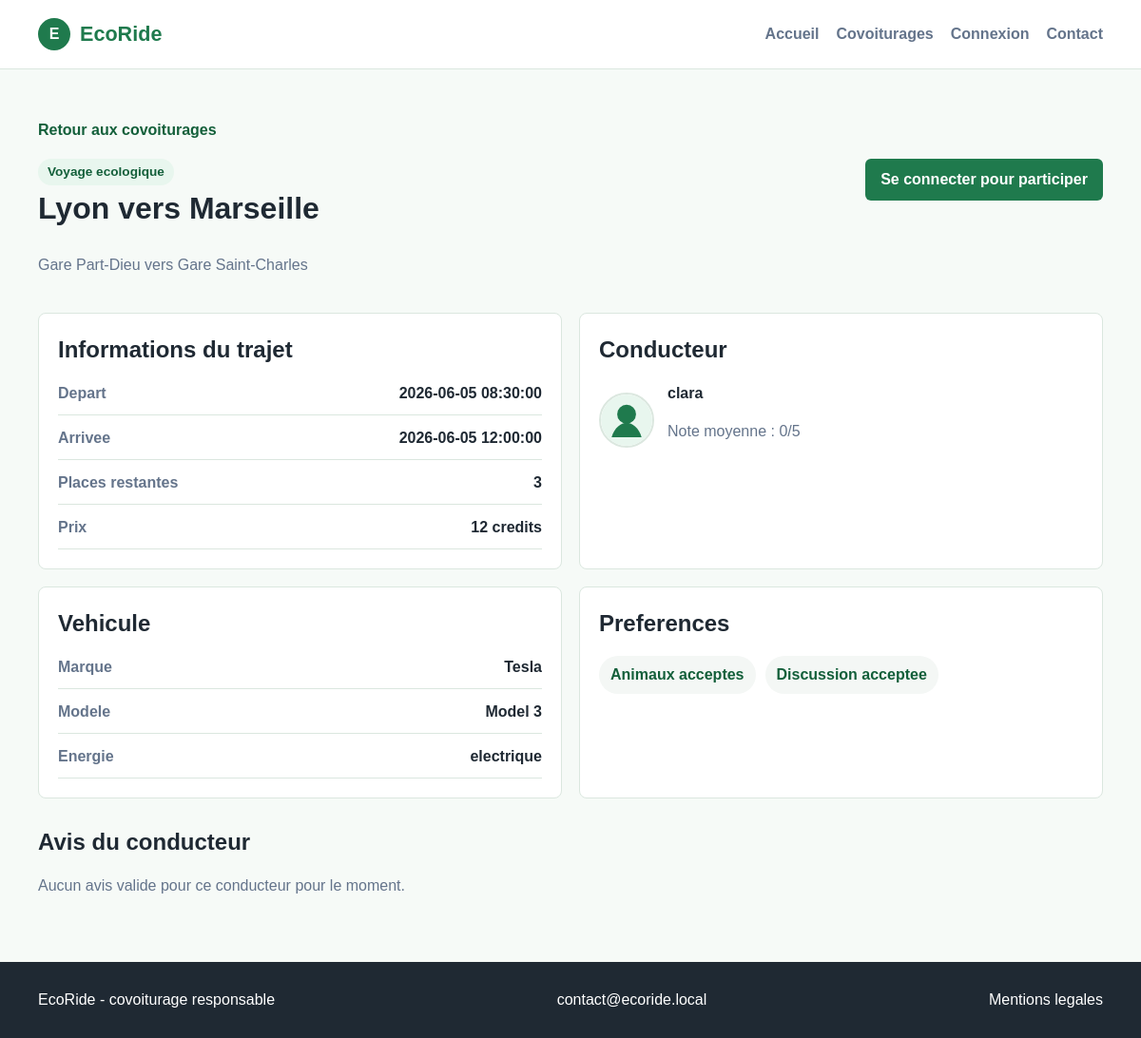
The app's page /covoiturages/detail?id=1 with its own data.
### tables this page shows
CREATE TABLE covoiturage (
    id INT AUTO_INCREMENT PRIMARY KEY,
    chauffeur_id INT NOT NULL,
    vehicule_id INT NOT NULL,
    ville_depart VARCHAR(100) NOT NULL,
    lieu_depart VARCHAR(255) NULL,
    ville_arrivee VARCHAR(100) NOT NULL,
    lieu_arrivee VARCHAR(255) NULL,
    date_depart DATETIME NOT NULL,
    date_arrivee DATETIME NOT NULL,
    prix_personne INT NOT NULL,
    nb_places_total INT NOT NULL,
    nb_places_restantes INT NOT NULL,
    statut VARCHAR(30) NOT NULL DEFAULT 'ouvert',
    created_at DATETIME NOT NULL DEFAULT CURRENT_TIMESTAMP,
    updated_at DATETIME NULL,
    CONSTRAINT fk_covoiturage_chauffeur FOREIGN KEY (chauffeur_id) REFERENCES utilisateur(id),
    CONSTRAINT fk_covoiturage_vehicule FOREIGN KEY (vehicule_id) REFERENCES vehicule(id)
);

CREATE TABLE utilisateur (
    id INT AUTO_INCREMENT PRIMARY KEY,
    pseudo VARCHAR(50) NOT NULL UNIQUE,
    nom VARCHAR(100) NULL,
    prenom VARCHAR(100) NULL,
    email VARCHAR(150) NOT NULL UNIQUE,
    password_hash VARCHAR(255) NOT NULL,
    telephone VARCHAR(30) NULL,
    adresse VARCHAR(255) NULL,
    date_naissance DATE NULL,
    photo VARCHAR(255) NULL,
    credits INT NOT NULL DEFAULT 20,
    statut VARCHAR(30) NOT NULL DEFAULT 'actif',
    created_at DATETIME NOT NULL DEFAULT CURRENT_TIMESTAMP,
    updated_at DATETIME NULL
);

CREATE TABLE marque (
    id INT AUTO_INCREMENT PRIMARY KEY,
    libelle VARCHAR(100) NOT NULL UNIQUE
);

CREATE TABLE vehicule (
    id INT AUTO_INCREMENT PRIMARY KEY,
    utilisateur_id INT NOT NULL,
    marque_id INT NOT NULL,
    energie_id INT NOT NULL,
    modele VARCHAR(100) NOT NULL,
    immatriculation VARCHAR(30) NOT NULL UNIQUE,
    couleur VARCHAR(50) NOT NULL,
    date_premiere_immatriculation DATE NOT NULL,
    nb_places INT NOT NULL,
    created_at DATETIME NOT NULL DEFAULT CURRENT_TIMESTAMP,
    CONSTRAINT fk_vehicule_utilisateur FOREIGN KEY (utilisateur_id) REFERENCES utilisateur(id),
    CONSTRAINT fk_vehicule_marque FOREIGN KEY (marque_id) REFERENCES marque(id),
    CONSTRAINT fk_vehicule_energie FOREIGN KEY (energie_id) REFERENCES energie(id)
);

CREATE TABLE energie (
    id INT AUTO_INCREMENT PRIMARY KEY,
    libelle VARCHAR(100) NOT NULL UNIQUE,
    est_ecologique BOOLEAN NOT NULL DEFAULT FALSE
);

### src/Core/helpers.php (called while the page is built, shortened)
<?php
function env_value(string $key, mixed $default = null): mixed
{
    return $_ENV[$key] ?? getenv($key) ?: $default;
}
function config(string $file): array
{
    return require dirname(__DIR__, 2) . '/config/' . $file . '.php';
}
function e(string $value): string
{
    return htmlspecialchars($value, ENT_QUOTES, 'UTF-8');
}
function view(string $template, array $data = []): void
{
    $layoutPath = dirname(__DIR__) . '/View/layout.php';
    require $layoutPath;
}
function current_user(): ?array
{
    return $_SESSION['user'] ?? null;
}
function is_authenticated(): bool
{
    return current_user() !== null;
}

### src/Controller/RideController.php (called while the page is built, shortened)
<?php
final class RideController
{
    public function show(): void
    {
        $id = (int) ($_GET['id'] ?? 0);
        $repository = new RideRepository();
        $ride = $repository->find($id);
        view('rides/show', [
            'title' => 'Detail du covoiturage',
            'ride' => $ride,
        ]);
    }
}

### src/Core/Router.php (called while the page is built, shortened)
<?php
final class Router
{
    private array $routes = [];
    public function get(string $path, array $handler): void
    {
        $this->routes['GET'][$path] = $handler;
    }
    public function post(string $path, array $handler): void
    {
        $this->routes['POST'][$path] = $handler;
    }
    public function dispatch(string $uri, string $method): void
    {
        $path = parse_url($uri, PHP_URL_PATH) ?: '/';
        $handler = $this->routes[$method][$path] ?? null;
        [$controllerClass, $action] = $handler;
        $controller = new $controllerClass();
        $controller->$action();
    }
}

### public/index.php (called while the page is built, shortened)
<?php
require_once dirname(__DIR__) . '/src/Core/helpers.php';
require_once dirname(__DIR__) . '/src/Core/Database.php';
require_once dirname(__DIR__) . '/src/Core/Router.php';
require_once dirname(__DIR__) . '/src/Controller/RideController.php';
require_once dirname(__DIR__) . '/src/Repository/RideRepository.php';
$router = new Router();
$router->get('/', [HomeController::class, 'index']);
$router->get('/mentions-legales', [HomeController::class, 'legal']);
$router->get('/covoiturages', [RideController::class, 'index']);
$router->get('/covoiturages/detail', [RideController::class, 'show']);
$router->get('/covoiturages/participer', [RideController::class, 'confirmParticipation']);
$router->post('/covoiturages/participer', [RideController::class, 'storeParticipation']);
$router->get('/connexion', [AuthController::class, 'login']);
$router->post('/connexion', [AuthController::class, 'authenticate']);
$router->get('/inscription', [AuthController::class, 'register']);
$router->post('/inscription', [AuthController::class, 'store']);
$router->get('/deconnexion', [AuthController::class, 'logout']);
$router->get('/mon-espace', [UserController::class, 'dashboard']);
$router->post('/mon-espace/profil', [UserController::class, 'updateProfile']);
$router->post('/mon-espace/vehicule', [UserController::class, 'storeVehicle']);
$router->post('/mon-espace/voyage', [UserController::class, 'storeRide']);
$router->post('/mon-espace/reservation/annuler', [UserController::class, 'cancelReservation']);
$router->post('/mon-espace/voyage/annuler', [UserController::class, 'cancelDriverRide']);
$router->post('/mon-espace/voyage/demarrer', [UserController::class, 'startDriverRide']);
$router->post('/mon-espace/voyage/arrivee', [UserController::class, 'finishDriverRide']);
$router->post('/mon-espace/reservation/valider', [UserController::class, 'validateReservation']);
$router->post('/mon-espace/reservation/signaler', [UserController::class, 'reportReservation']);
$router->get('/employe', [EmployeeController::class, 'dashboard']);
$router->post('/employe/avis/valider', [EmployeeController::class, 'validateReview']);
$router->post('/employe/avis/refuser', [EmployeeController::class, 'rejectReview']);
$router->post('/employe/incidents/resoudre', [EmployeeController::class, 'resolveIncident']);
$router->get('/admin', [AdminController::class, 'dashboard']);
$router->post('/admin/employes', [AdminController::class, 'storeEmployee']);
$router->post('/admin/comptes/suspendre', [AdminController::class, 'suspendAccount']);
$router->dispatch($_SERVER['REQUEST_URI'] ?? '/', $_SERVER['REQUEST_METHOD'] ?? 'GET');

### config/database.php (called while the page is built)
<?php
return [
    'driver' => env_value('DB_DRIVER', 'mysql'),
    'host' => env_value('DB_HOST', '127.0.0.1'),
    'port' => (int) env_value('DB_PORT', 3306),
    'database' => env_value('DB_DATABASE', 'ecoride'),
    'username' => env_value('DB_USERNAME', 'root'),
    'password' => env_value('DB_PASSWORD', ''),
    'charset' => env_value('DB_CHARSET', 'utf8mb4'),
];

### src/Core/Database.php (called while the page is built, shortened)
<?php
final class Database
{
    private static ?PDO $connection = null;
    public static function connection(): PDO
    {
        if (self::$connection !== null) {
            return self::$connection;
        }
        $config = config('database');
        $dsn = sprintf(
            '%s:host=%s;port=%d;dbname=%s;charset=%s',
            $config['driver'],
            $config['host'],
            $config['port'],
            $config['database'],
            $config['charset']
        );
        try {
            self::$connection = new PDO($dsn, $config['username'], $config['password'], [
                PDO::ATTR_ERRMODE => PDO::ERRMODE_EXCEPTION,
                PDO::ATTR_DEFAULT_FETCH_MODE => PDO::FETCH_ASSOC,
                PDO::ATTR_EMULATE_PREPARES => false,
            ]);
        } catch (PDOException $exception) {
            throw new PDOException('Impossible de se connecter a la base de donnees EcoRide.', (int) $exception->getCode(), $exception);
        }
        return self::$connection;
    }
}

### src/Repository/RideRepository.php (called while the page is built, shortened)
<?php
final class RideRepository
{
    public function find(int $id): ?array
    {
        try {
            $ride = $this->findFromDatabase($id);
            if ($ride !== null) {
                return $ride;
            }
        } catch (Throwable) {
            return $this->findFromFallback($id);
        }
        return null;
    }
    private function findFromDatabase(int $id): ?array
    {
        $statement = $this->connection()->prepare($this->baseRideQuery() . ' WHERE c.id = :id LIMIT 1');
        $statement->execute(['id' => $id]);
        $row = $statement->fetch();
        return $this->mapRide($row);
    }
    private function baseRideQuery(): string
    {
        return 'SELECT
                c.id,
                c.chauffeur_id,
                c.ville_depart,
                c.lieu_depart,
                c.ville_arrivee,
                c.lieu_arrivee,
                c.date_depart,
                c.date_arrivee,
                c.nb_places_restantes,
                c.prix_personne,
                chauffeur.pseudo AS chauffeur_pseudo,
                chauffeur.photo AS chauffeur_photo,
                marque.libelle AS marque,
                vehicule.modele,
                energie.libelle AS energie,
                energie.est_ecologique,
                COALESCE(notes.note_moyenne, 0) AS note_moyenne
            FROM covoiturage c
            INNER JOIN utilisateur chauffeur ON chauffeur.id = c.chauffeur_id
            INNER JOIN vehicule ON vehicule.id = c.vehicule_id
            INNER JOIN marque ON marque.id = vehicule.marque_id
            INNER JOIN energie ON energie.id = vehicule.energie_id
            LEFT JOIN (
                SELECT chauffeur_id, ROUND(AVG(note), 1) AS note_moyenne
                FROM avis
                WHERE statut = "valide"
                GROUP BY chauffeur_id
            ) notes ON notes.chauffeur_id = chauffeur.id';
    }
    private function mapRide(array $row): array
    {
        $driverId = (int) ($row['chauffeur_id'] ?? 0);
        $rideId = (int) $row['id'];
        return [
            'id' => $rideId,
            'driver_id' => (int) $row['chauffeur_id'],
            'driver_pseudo' => (string) $row['chauffeur_pseudo'],
            'driver_rating' => (float) $row['note_moyenne'],
            'driver_photo' => $row['chauffeur_photo'] ?: '/assets/images/default-driver.svg',
            'departure_city' => (string) $row['ville_depart'],
            'departure_place' => (string) ($row['lieu_depart'] ?? ''),
            'arrival_city' => (string) $row['ville_arrivee'],
            'arrival_place' => (string) ($row['lieu_arrivee'] ?? ''),
            'departure_at' => (string) $row['date_depart'],
            'arrival_at' => (string) $row['date_arrivee'],
            'available_seats' => (int) $row['nb_places_restantes'],
            'price' => (int) $row['prix_personne'],
            'vehicle_brand' => (string) $row['marque'],
            'vehicle_model' => (string) $row['modele'],
            'energy' => (string) $row['energie'],
            'is_ecological' => (bool) $row['est_ecologique'],
            'preferences' => $driverId > 0 ? $this->preferencesForDriver($driverId) : [],
            'reviews' => $this->reviewsForRide($rideId),
        ];
    }
    private function preferencesForDriver(int $driverId): array
    {
        $statement = $this->connection()->prepare(
            'SELECT p.libelle
             FROM preference p
             INNER JOIN utilisateur_preference up ON up.preference_id = p.id
             WHERE up.utilisateur_id = :driver_id
             ORDER BY p.libelle'
        );
        $statement->execute(['driver_id' => $driverId]);
        return array_column($statement->fetchAll(), 'libelle');
    }
    private function reviewsForRide(int $rideId): array
    {
        $statement = $this->connection()->prepare(
            'SELECT passager.pseudo AS author, avis.note AS rating, avis.commentaire AS comment
             FROM avis
             INNER JOIN reservation r ON r.id = avis.reservation_id
             INNER JOIN utilisateur passager ON passager.id = avis.passager_id
             WHERE r.covoiturage_id = :ride_id
               AND avis.statut = "valide"
             ORDER BY avis.created_at DESC'
        );
        $statement->execute(['ride_id' => $rideId]);
        return array_map(static fn (array $review): array => [
            'author' => (string) $review['author'],
            'rating' => (int) $review['rating'],
            'comment' => (string) ($review['comment'] ?? ''),
        ], $statement->fetchAll());
    }
    private function connection(): PDO
    {
        return Database::connection();
    }
}

### src/View/rides/show.php (the view, shortened to what this page needs)
<section class="section">
    <div class="container">
        <a class="back-link" href="/covoiturages">Retour aux covoiturages</a>
        <div class="detail-header">
            <div>
                <span class="badge <?= $ride['is_ecological'] ? '' : 'badge-muted' ?>">
                    <?= $ride['is_ecological'] ? 'Voyage ecologique' : 'Voyage classique' ?>
                </span>
                <h1 class="section-title"><?= e($ride['departure_city']) ?> vers <?= e($ride['arrival_city']) ?></h1>
                <p class="empty-state">
                    <?= e($ride['departure_place']) ?> vers <?= e($ride['arrival_place']) ?>
                </p>
            </div>
            <?php if (is_authenticated()): ?>
                <a class="button" href="/covoiturages/participer?id=<?= e((string) $ride['id']) ?>">Participer</a>
            <?php else: ?>
                <a class="button" href="/connexion">Se connecter pour participer</a>
            <?php endif; ?>
        </div>
        <div class="detail-layout">
            <article class="detail-card">
                <h2>Informations du trajet</h2>
                <dl class="info-list">
                    <div>
                        <dt>Depart</dt>
                        <dd><?= e($ride['departure_at']) ?></dd>
                    </div>
                    <div>
                        <dt>Arrivee</dt>
                        <dd><?= e($ride['arrival_at']) ?></dd>
                    </div>
                    <div>
                        <dt>Places restantes</dt>
                        <dd><?= e((string) $ride['available_seats']) ?></dd>
                    </div>
                    <div>
                        <dt>Prix</dt>
                        <dd><?= e((string) $ride['price']) ?> credits</dd>
                    </div>
                </dl>
            </article>
            <article class="detail-card">
                <h2>Conducteur</h2>
                <div class="ride-card-header">
                    <img class="driver-photo" src="<?= e($ride['driver_photo']) ?>" alt="">
                    <div>
                        <strong><?= e($ride['driver_pseudo']) ?></strong>
                        <p class="empty-state">Note moyenne : <?= e((string) $ride['driver_rating']) ?>/5</p>
                    </div>
                </div>
            </article>
            <article class="detail-card">
                <h2>Vehicule</h2>
                <dl class="info-list">
                    <div>
                        <dt>Marque</dt>
                        <dd><?= e($ride['vehicle_brand']) ?></dd>
                    </div>
                    <div>
                        <dt>Modele</dt>
                        <dd><?= e($ride['vehicle_model']) ?></dd>
                    </div>
                    <div>
                        <dt>Energie</dt>
                        <dd><?= e($ride['energy']) ?></dd>
                    </div>
                </dl>
            </article>
            <article class="detail-card">
                <h2>Preferences</h2>
                <ul class="tag-list">
                    <?php foreach ($ride['preferences'] as $preference): ?>
                        <li><?= e($preference) ?></li>
                    <?php endforeach; ?>
                </ul>
            </article>
        </div>
        <section class="reviews-section">
            <h2>Avis du conducteur</h2>
            <?php if ($ride['reviews'] === []): ?>
                <p class="empty-state">Aucun avis valide pour ce conducteur pour le moment.</p>
            <?php endif; ?>
        </section>
    </div>
</section>

### records on screen
covoiturage: ville_depart "Lyon", ville_arrivee "Marseille", lieu_depart "Gare Part-Dieu", lieu_arrivee "Gare Saint-Charles", date_depart "2026-06-05 08:30:00", date_arrivee "2026-06-05 12:00:00", prix_personne "12", chauffeur.pseudo "clara", marque.libelle "Tesla", vehicule.modele "Model 3", energie.libelle "electrique"

### other values on screen
$ride['available_seats'] "3"
$ride['driver_rating'] "0"
$preference "Animaux acceptes"
$preference "Discussion acceptee"
$app['app_name'] "EcoRide"
$app['app_email'] "contact@ecoride.local"
